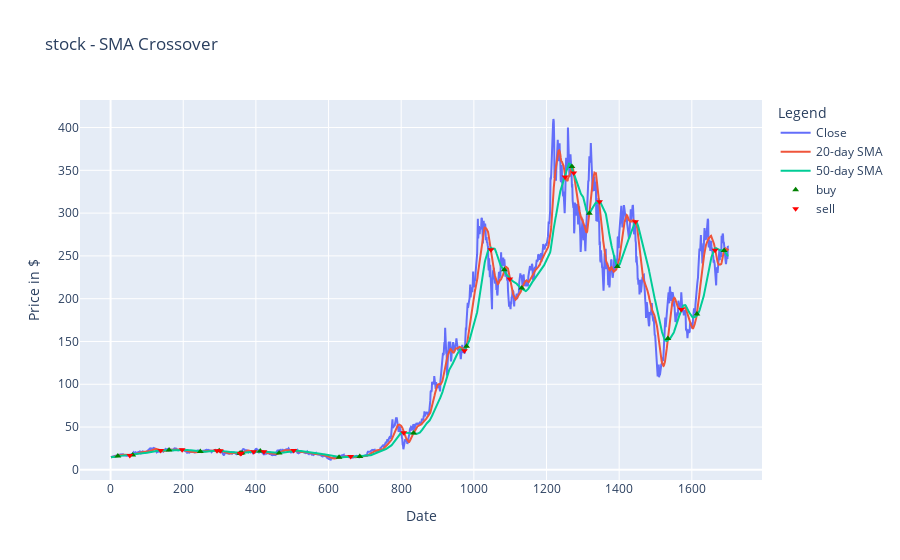

The notebook cell saved with this chart:
### Code cell
'''fig = plt.figure(figsize = (25,10))

# plot close price, short-term and long-term moving averages
stock['Close'].plot(color = 'k', label= 'Close')
stock['SMA_20'].plot(color = 'b',label = '20-day SMA')
stock['SMA_50'].plot(color = 'y',label = '50-day SMA')

# plot ‘buy’ signals
plt.plot(stock[stock['SMA_Position'] == 1].index,
         stock['SMA_20'][stock['SMA_Position'] == 1],
         '^', markersize = 15, color = 'g', label = 'buy')

# plot ‘sell’ signals
plt.plot(stock[stock['SMA_Position'] == -1].index,
         stock['SMA_20'][stock['SMA_Position'] == -1],
         'v', markersize = 15, color = 'r', label = 'sell')
plt.ylabel('Price in $')
plt.xlabel('Date')
plt.title('stock - SMA Crossover')
plt.legend()
plt.grid()
plt.show()

fig.savefig('SMA_Crossover_Plot.png')'''

import plotly.graph_objects as go

fig = go.Figure()

fig.add_trace(go.Scatter(x=stock.index, y=stock['Close'], name='Close'))
fig.add_trace(go.Scatter(x=stock.index, y=stock['SMA_20'], name='20-day SMA'))
fig.add_trace(go.Scatter(x=stock.index, y=stock['SMA_50'], name='50-day SMA'))

fig.add_trace(go.Scatter(
    x=stock[stock['SMA_Position'] == 1].index, 
    y=stock['SMA_20'][stock['SMA_Position'] == 1],
    mode='markers',
    marker=dict(color='green', symbol='triangle-up'),
    name='buy'
))

fig.add_trace(go.Scatter(
    x=stock[stock['SMA_Position'] == -1].index,
    y=stock['SMA_20'][stock['SMA_Position'] == -1], 
    mode='markers',
    marker=dict(color='red', symbol='triangle-down'),
    name='sell'
))

fig.update_layout(
    title='stock - SMA Crossover',
    xaxis_title='Date',
    yaxis_title='Price in $',
    legend_title='Legend',
)

fig.show()

### Figure 1 — Plotly figure (JSON) as saved in the notebook; plotly's stock layout.template omitted (floating-point values rounded to 4 significant figures; data arrays with more than 128 entries replaced by an {"elided": "..."} marker saying what was removed)
{"data": [{"name": "Close", "type": "scatter", "x": {"elided": "1701 int values"}, "y": {"elided": "1701 float values"}}, {"name": "20-day SMA", "type": "scatter", "x": {"elided": "1701 int values"}, "y": {"elided": "1701 float values"}}, {"name": "50-day SMA", "type": "scatter", "x": {"elided": "1701 int values"}, "y": {"elided": "1701 float values"}}, {"marker": {"color": "green", "symbol": "triangle-up"}, "mode": "markers", "name": "buy", "type": "scatter", "x": [20, 61, 161, 247, 299, 356, 358, 362, 412, 464, 629, 686, 834, 980, 1084, 1132, 1270, 1318, 1395, 1534, 1614, 1689], "y": [16.06, 17.29, 23.2, 21.51, 22.46, 19.29, 19.31, 19.65, 22.09, 19.62, 14.73, 15.61, 42.92, 144.3, 233.9, 212.5, 354.6, 299.9, 237.6, 153.5, 182.3, 256.4]}, {"marker": {"color": "red", "symbol": "triangle-down"}, "mode": "markers", "name": "sell", "type": "scatter", "x": [53, 138, 197, 293, 302, 357, 360, 394, 422, 504, 661, 807, 974, 1047, 1099, 1251, 1275, 1346, 1445, 1571, 1664], "y": [16.89, 22.58, 23.62, 22.29, 22.43, 19.25, 19.38, 21.02, 21.26, 22.49, 15.49, 43.29, 139.2, 257.3, 222.9, 342.2, 346.7, 313.1, 289.9, 187.2, 256.7]}], "layout": {"legend": {"title": {"text": "Legend"}}, "title": {"text": "stock - SMA Crossover"}, "xaxis": {"title": {"text": "Date"}}, "yaxis": {"title": {"text": "Price in $"}}}}
